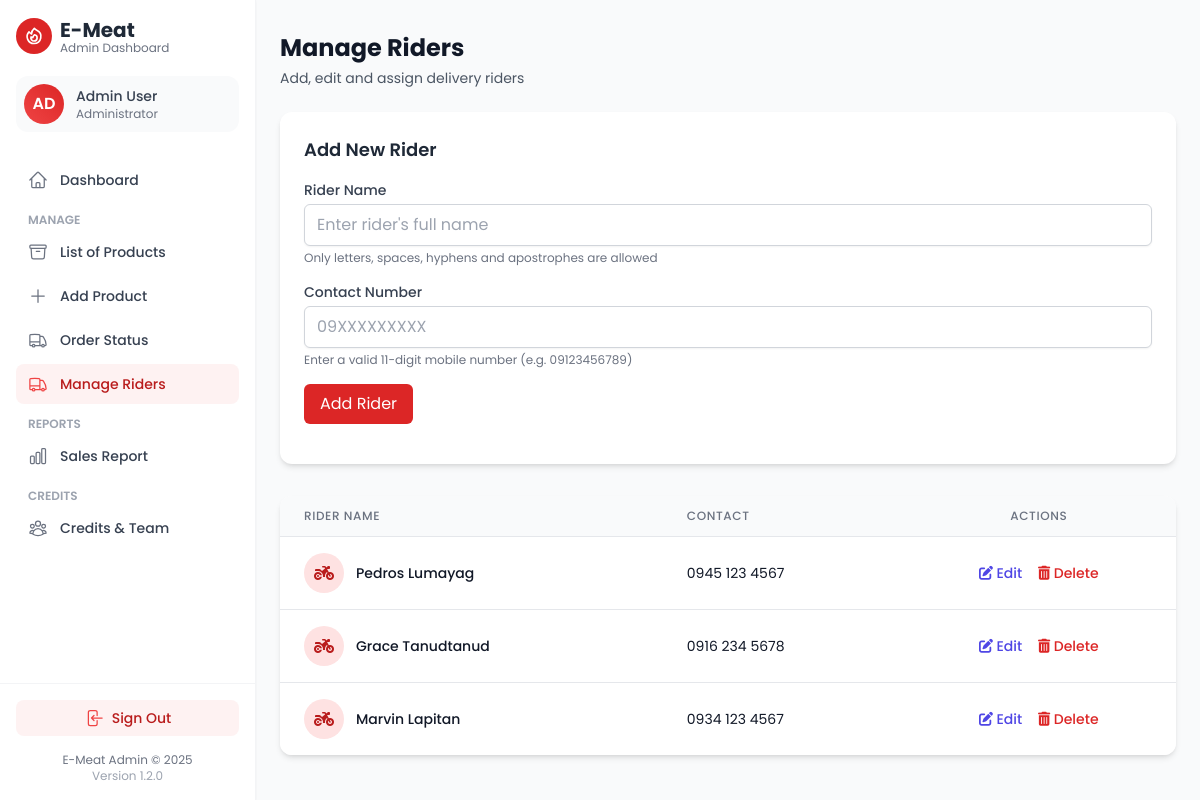
/admin/rider_manage.php (signed in), run on the app's committed database.
### tables this page shows
CREATE TABLE `rider` (
  `rider_id` int(11) NOT NULL,
  `rider_name` varchar(100) NOT NULL,
  `contact` varchar(20) NOT NULL
);

### admin/rider_manage.php (the view, shortened to what this page needs)
<?php
include('new_include/sidebar.php');
include '../connection/config.php';
$edit_rider = null;
$stmt = $conn->prepare("CALL GetRiderAll('id_asc')");
$stmt->execute();
$riders_result = $stmt->get_result();
?>
<!DOCTYPE html>
<html lang="en">
<head>
    <script src="https://cdn.tailwindcss.com"></script>
    <link rel="stylesheet" href="https://cdnjs.cloudflare.com/ajax/libs/font-awesome/6.4.0/css/all.min.css">
</head>
<body class="text-gray-800">
    <div class="pl-0 lg:pl-64 transition-all duration-300">
        <div class="max-w-7xl mx-auto px-4 sm:px-6 py-8">
            <div class="mb-6">
                <div class="flex items-center justify-between">
                    <div>
                        <h1 class="text-2xl font-bold text-gray-900">Manage Riders</h1>
                        <p class="text-gray-600 mt-1 text-sm">Add, edit and assign delivery riders</p>
                    </div>
                </div>
            </div>
            <div class="bg-white rounded-xl shadow-md p-6 mb-8">
                <h2 class="text-lg font-semibold mb-4"><?= $edit_rider ? 'Edit Rider' : 'Add New Rider' ?></h2>
                <form method="post" id="riderForm" class="space-y-4">
                    <div>
                        <label for="rider_name" class="block text-sm font-medium text-gray-700 mb-1">Rider Name</label>
                        <input type="text" id="rider_name" name="rider_name" required
                               placeholder="Enter rider's full name"
                               value="<?= $edit_rider ? htmlspecialchars($edit_rider['rider_name']) : '' ?>"
                               class="w-full px-3 py-2 border border-gray-300 rounded-md shadow-sm focus:outline-none focus:ring-2 focus:ring-red-500 focus:border-red-500">
                        <p class="mt-1 text-xs text-gray-500">Only letters, spaces, hyphens and apostrophes are allowed</p>
                    </div>
                    <div>
                        <label for="contact" class="block text-sm font-medium text-gray-700 mb-1">Contact Number</label>
                        <input type="text" id="contact" name="contact" required
                               placeholder="09XXXXXXXXX"
                               value="<?= $edit_rider ? htmlspecialchars($edit_rider['contact']) : '' ?>"
                               class="w-full px-3 py-2 border border-gray-300 rounded-md shadow-sm focus:outline-none focus:ring-2 focus:ring-red-500 focus:border-red-500">
                        <p class="mt-1 text-xs text-gray-500">Enter a valid 11-digit mobile number (e.g. 09123456789)</p>
                    </div>
                    <div class="flex space-x-2">
                        <button type="submit" class="px-4 py-2 bg-red-600 text-white rounded-md hover:bg-red-700 focus:outline-none focus:ring-2 focus:ring-red-500 focus:ring-offset-2">
                            <?= $edit_rider ? 'Update Rider' : 'Add Rider' ?>
                        </button>
                    </div>
                </form>
            </div>
            <div class="bg-white rounded-xl shadow-md overflow-hidden">
                <div class="overflow-x-auto scrollbar-thin table-fixed-height">
                    <table class="min-w-full divide-y divide-gray-200">
                        <thead class="bg-gray-50">
                            <tr>
                                <th scope="col" class="px-6 py-3 text-left text-xs font-medium text-gray-500 uppercase tracking-wider">
                                    Rider Name
                                </th>
                                <th scope="col" class="px-6 py-3 text-left text-xs font-medium text-gray-500 uppercase tracking-wider">
                                    Contact
                                </th>
                                <th scope="col" class="px-6 py-3 text-center text-xs font-medium text-gray-500 uppercase tracking-wider">
                                    Actions
                                </th>
                            </tr>
                        </thead>
                        <tbody class="bg-white divide-y divide-gray-200">
                            <?php if ($riders_result && $riders_result->num_rows > 0): ?>
                                <?php while ($rider = $riders_result->fetch_assoc()): ?>
                                    <tr class="hover:bg-gray-50">
                                        <td class="px-6 py-4 whitespace-nowrap">
                                            <div class="flex items-center">
                                                <div class="flex-shrink-0 h-10 w-10 rounded-full bg-red-100 flex items-center justify-center text-red-700">
                                                    <i class="fas fa-motorcycle"></i>
                                                </div>
                                                <div class="ml-3">
                                                    <div class="text-sm font-medium text-gray-900">
                                                        <?= htmlspecialchars($rider['rider_name']) ?>
                                                    </div>
                                                </div>
                                            </div>
                                        </td>
                                        <td class="px-6 py-4 whitespace-nowrap">
                                            <div class="text-sm text-gray-900">
                                                <a href="tel:<?= htmlspecialchars($rider['contact']) ?>" class="hover:text-red-600">
                                                    <?php
                                                        $phone = htmlspecialchars($rider['contact']);
                                                        if (strlen($phone) == 11) {
                                                            echo substr($phone, 0, 4) . ' ' . substr($phone, 4, 3) . ' ' . substr($phone, 7);
                                                        } else {
                                                            echo $phone;
                                                        }
                                                    ?>
                                                </a>
                                            </div>
                                        </td>
                                        <td class="px-6 py-4 whitespace-nowrap text-sm font-medium text-center">
                                            <a href="?edit=<?= $rider['rider_id'] ?>" class="text-indigo-600 hover:text-indigo-900 mr-3">
                                                <i class="fas fa-edit"></i> Edit
                                            </a>
                                            <a href="javascript:void(0)" class="text-red-600 hover:text-red-900 delete-rider" data-id="<?= $rider['rider_id'] ?>" data-name="<?= htmlspecialchars($rider['rider_name']) ?>">
                                                <i class="fas fa-trash-alt"></i> Delete
                                            </a>
                                        </td>
                                    </tr>
                                <?php endwhile; ?>
                            <?php endif; ?>
                        </tbody>
                    </table>
                </div>
            </div>
        </div>
    </div>
</body>
</html>

### admin/rider_manage.php (style rules this page uses)
body { font-family: 'Poppins', sans-serif; background-color: #f9fafb; }
.table-fixed-height { max-height: 440px; overflow-y: auto; }

### data on the page
rider: rider_name "Pedros Lumayag", contact "0945", contact "123", contact "4567"
rider: rider_name "Grace Tanudtanud", contact "0916", contact "234", contact "5678"
rider: rider_name "Marvin Lapitan", contact "0934", contact "123", contact "4567"
